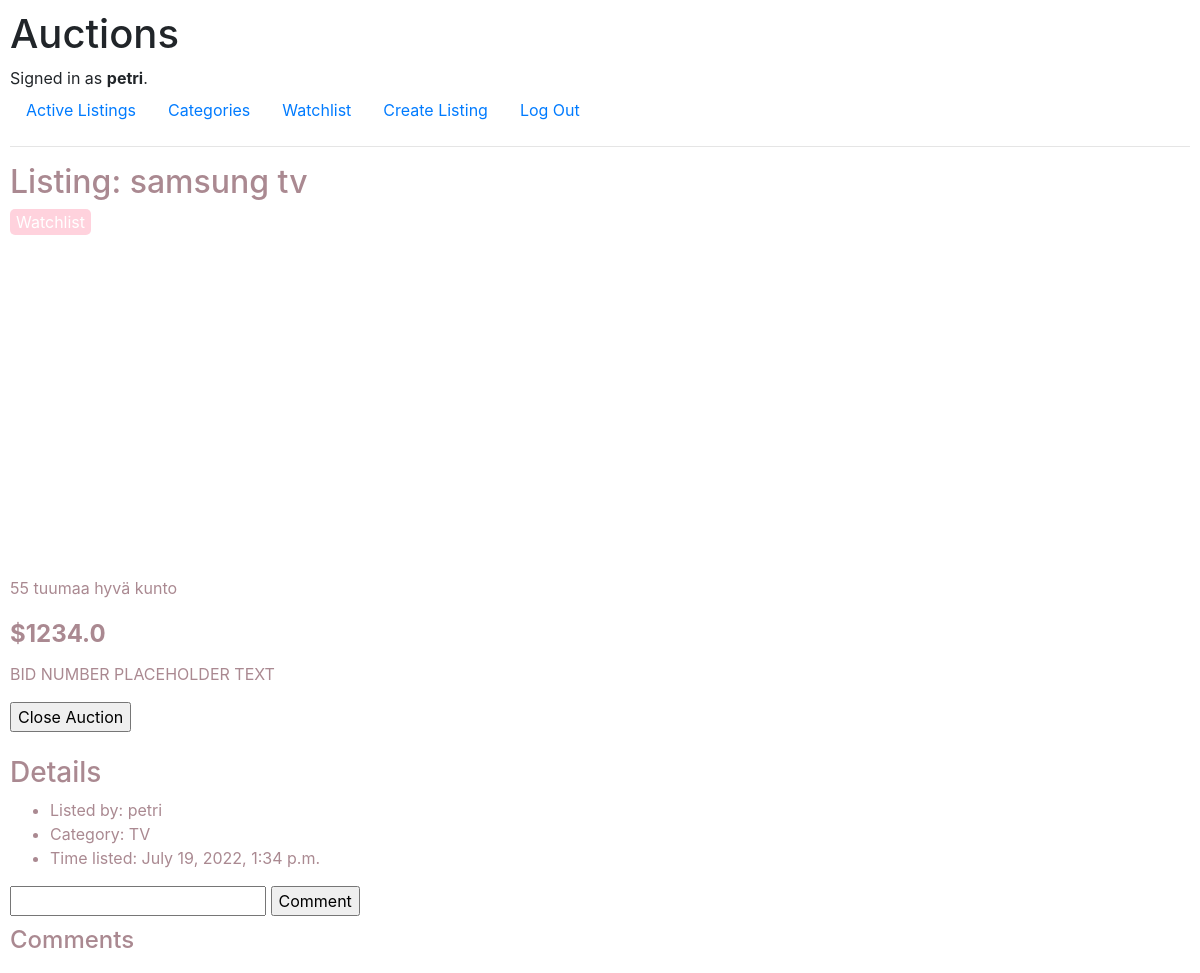
/listings/1 (signed in), run on the app's committed database.
### auctions/models.py (models this page shows)
class User(AbstractUser):
    pass

class AuctionListing(models.Model):
    lister = models.ForeignKey(User, on_delete=models.CASCADE, related_name="lister", null=True)
    name = models.CharField(max_length=1000)
    description = models.CharField(max_length=1000, blank=True)
    price = models.FloatField()
    image_url = models.URLField(blank=True)
    CATEGORIES = (
        ('1','Other'),
        ('2', 'TV'),
        ('3', 'Laptop'),
        ('4', 'Smartphone'),
        ('5', 'Tablet')
    )
    category = models.CharField(max_length=1, blank=False, choices=CATEGORIES)
    time = models.DateTimeField()

### auctions/views.py (the view, shortened to what this page needs)
# urls.py: path("listings/<int:listing_id>", views.listings, name="listings"),
@login_required(login_url="/login")
def listings(request, listing_id):
    watchlist_check = WatchList.objects.all()
    auctions = AuctionListing.objects.get(pk = listing_id)
    watchlist_check_user = WatchList.objects.filter(user = request.user, item = auctions)
    check_winner = ClosedAuctions.objects.filter(item = auctions)
    if check_winner:
        comments = AuctionComments.objects.filter(item = auctions)
        return render(request, "auctions/listings.html",{
            "winner": check_winner,
            "auction": auctions,
            "watchlist": watchlist_check,
            "listing_id": listing_id,
            "watchlist_user":  watchlist_check_user,
            "bid_form": BidForm(),
            "comment_form": CommentForm(),
            "comments": comments,
            "auction_winner": AuctionWinner()
        })

### auctions/forms.py
class BidForm(forms.ModelForm):
    class Meta:
        model = AuctionBids
        exclude = ['user', 'item']

class CommentForm(forms.ModelForm):
    class Meta:
        model = AuctionComments
        exclude = ['user', 'item', 'time']

### auctions/templates/auctions/listings.html (shortened to what this page needs)
{% extends "auctions/layout.html" %}
{% block body %}
    {% if winner %}
    <div style="color: rgba(170, 137, 145, 1);">
    <h2>Listing: {{ auction.name }}</h2>
    {% if watchlist_user %}
    <form style="margin-bottom: .5rem;" method="post">
        {% csrf_token %}
        {{ form.field.as_hidden }}
        {% if not watchlist %}
        <button name="watchlist" style="border-radius: 5px; border-width: 0px; color: white;
        background-color: rgba(255, 31, 87, 0.2);" type="submit">Watchlist</button>
        {% elif not watchlist_user %}
        <button name="watchlist" style="border-radius: 5px; border-width: 0px; color: white;
        background-color: rgba(255, 31, 87, 0.2);" type="submit">Watchlist</button>
        {% else %}
        <button name="watchlist" style="border-radius: 5px; border-width: 0px; color: white;
        background-color: rgba(255, 31, 87, 1);" type="submit">Watchlist</button>
        {% endif %}
    </form>
    {% else %}
    <form style="margin-bottom: .5rem;" method="post">
        {% if not watchlist %}
        <button name="watchlist" style="border-radius: 5px; border-width: 0px; color: white;
        background-color: rgba(255, 31, 87, 0.2);" type="button">Watchlist</button>
        {% elif not watchlist_user %}
        <button name="watchlist" style="border-radius: 5px; border-width: 0px; color: white;
        background-color: rgba(255, 31, 87, 0.2);" type="button">Watchlist</button>
        {% else %}
        <button name="watchlist" style="border-radius: 5px; border-width: 0px; color: white;
        background-color: rgba(255, 31, 87, 1);" type="button">Watchlist</button>
        {% endif %}
    </form>
    {% endif %}
    <div class="imagebox"><img style="opacity: 0.5;" src="{{ auction.image_url }}" alt=""></div>
    <div>
        <div style="word-break: break-all;">{{ auction.description }}</div>
        <div style="font-weight: bold; font-size: x-large; margin-bottom: 10px;">${{ auction.price }}</div>
    </div>
    <div>
        <form method="post">
            <div>BID NUMBER PLACEHOLDER TEXT</div>
            {% if request.user == auction.lister %}
            <input name="closeauction" type="button" value="Close Auction">
            {% endif %}
        </form>
    <br>
    </div>
    <div>
        <h3>Details</h3>
        <ul>
            <li>Listed by: {{ auction.lister }}</li>
            {% if auction.get_category_display %}
            <li>Category: {{ auction.get_category_display }}</li>
            {% else %}
            <li>Category: No category Listed</li>
            {% endif %}
            <li>Time listed: {{ auction.time }}</li>
        </ul>
    </div>
    <div style="margin-bottom: 10px;">
        <form method="post">
            {{ comment_form }}
            <input name="comments" type="button" value="Comment">
        </form>
    </div>
    <div>
    <h4>Comments</h4>
    </div>
    </div>
    {% endif %}
{% endblock %}

### auctions/templates/auctions/layout.html (shortened to what this page needs)
{% load static %}
<!DOCTYPE html>
<html lang="en">
    <head>
        <link rel="stylesheet" href="https://stackpath.bootstrapcdn.com/bootstrap/4.4.1/css/bootstrap.min.css">
        <link href="{% static 'auctions/styles.css' %}" rel="stylesheet">
    </head>
    <body>
        <h1>Auctions</h1>
        <div>
            {% if user.is_authenticated %}
                Signed in as <strong>{{ user.username }}</strong>.
            {% else %}
                Not signed in.
            {% endif %}
        </div>
        <ul class="nav">
            <li class="nav-item">
                <a class="nav-link" href="{% url 'index' %}">Active Listings</a>
            </li>
            <li class="nav-item">
                <a class="nav-link" href="{% url 'categories' %}">Categories</a>
            </li>
            {% if user.is_authenticated %}
                <li class="nav-item">
                    <a class="nav-link" href="{% url 'watchlist' %}">Watchlist</a>
                </li>
                <li class="nav-item">
                    <a class="nav-link" href="{% url 'create_listing' %}">Create Listing</a>
                </li>
                <li class="nav-item">
                    <a class="nav-link" href="{% url 'logout' %}">Log Out</a>
                </li>
            {% endif %}
        </ul>
        <hr>
        {% block body %}
        {% endblock %}
    </body>
</html>

### auctions/static/auctions/styles.css (style rules this page uses)
body { padding: 10px; }
.imagebox { width: 500px; height: 333px; text-align: center; }

### data on the page
User: username "petri"
AuctionListing: name "samsung tv", description "55 tuumaa hyvä kunto", price "1234.0", lister "petri", category "TV", time "July 19, 2022, 1:34 p.m."
